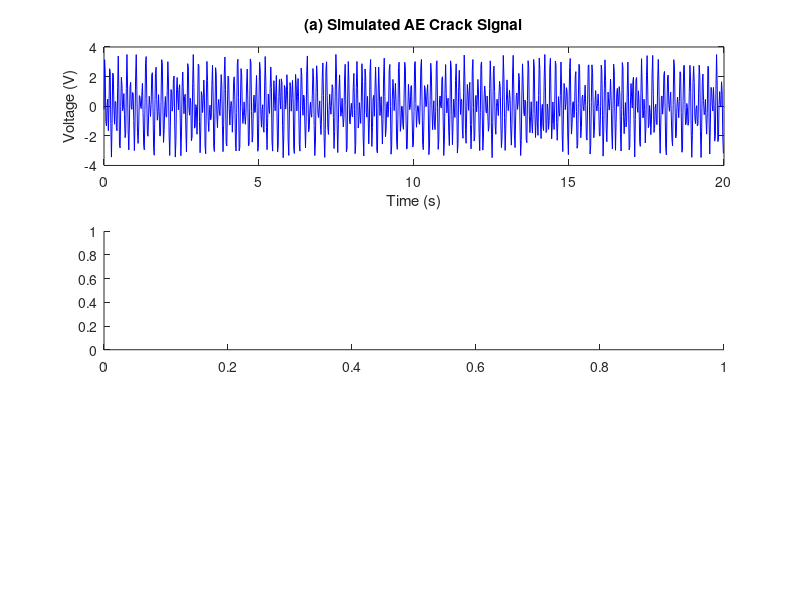

Here is the MATLAB script that generated this plot: (Note: this script raises an error after producing the figure.)
clc; clear; close all;

% 采样频率 & 时间参数
fs = 50;  % 采样率 100 Hz
T = 20;    % 信号持续时间 20 秒
t = 0:1/fs:T-1/fs; % 时间向量

% 复杂调频信号 (参考论文公式)
% signal = 1.7 * sin(14 * pi * t + 3.6 * sin(0.4 * pi * t)) ...
%        + 1.8 * sin(20 * pi * t + 3.2 * sin(0.6 * pi * t));
phi1 = 0.1 * randn(size(t));
phi2 = 0.1 * randn(size(t));

signal = 1.6 * sin(13 * pi * t + 3.2 * sin(0.5 * pi * t) + phi1) ...
       + 1.9 * sin(21 * pi * t + 2.9 * sin(0.7 * pi * t) + phi2);


% 1. 绘制原始信号
figure('Color','w'); %

subplot(3, 1, 1);
plot(t, signal, 'b');
xlabel('Time (s)');
ylabel('Voltage (V)');
title('(a) Simulated AE Crack Signal');
%grid on;

% 2. 计算 CWT 并绘制时频图 (使用 contour 使背景白色)
subplot(3, 1, 2);
[cwt_coeffs, freq] = cwt(signal, 'bump', fs, 'VoicesPerOctave',14);
 % 使用 Morlet 小波计算 CWT
cwt_coeffs_smooth = imgaussfilt(abs(cwt_coeffs), 1.5);  % σ=1 适中
contour(t, freq, cwt_coeffs_smooth, 10, 'LineWidth', 1);
%  contour(t, freq, abs(cwt_coeffs), 15, 'LineWidth', 0.8); % 使用 contour 代替 imagesc
clim([0, max(abs(cwt_coeffs(:)))]);
  % 使颜色范围与论文一致
axis xy;
xlabel('Time (s)');
ylabel('Frequency (Hz)');
ylim([0,20]);
title('(b) Continuous Wavelet Transform (CWT)');
%grid on;
 colormap('hot'); % 设为白色背景
colorbar;

% 3. 计算 WSST (SWT) 并绘制时频图 (使用 contour)
subplot(3, 1, 3);
[sst_coeffs, freq_sst] = wsst(signal, fs, 'bump'); % 计算同步压缩小波变换
contour(t, freq_sst, abs(sst_coeffs), 'LineWidth', 0.8); % 使用 contour 绘制
axis xy;
xlabel('Time (s)');
ylabel('Frequency (Hz)');
title('(c) Synchrosqueezed Wavelet Transform (SWT)');
ylim([0,20]);
%grid on;
colormap('jet'); % 设为 jet 颜色，区分频率成分
colorbar;

% 统一字体为 Times New Roman
set(findall(gcf, '-property', 'FontName'), 'FontName', 'Times New Roman');
set(findall(gcf, '-property', 'FontSize'), 'FontSize', 11);

% 保存图像
exportgraphics(gcf, 'contour_cwt_swt.tiff', 'Resolution', 650);
disp('图像已保存为 contour_cwt_swt.tiff');
exportgraphics(gcf, 'fig2.png', 'Resolution', 300);
disp('fig2.png 已保存');
